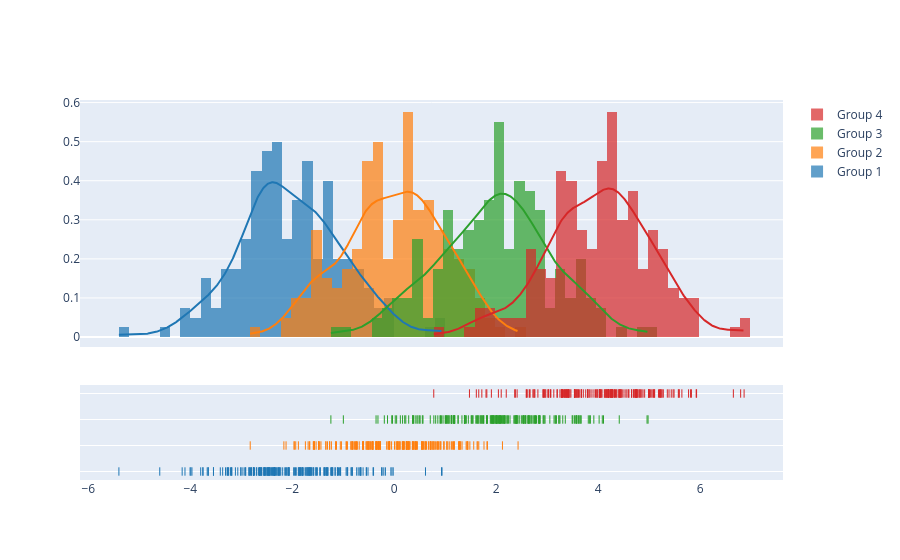

The notebook cell this image was saved under:
### Code cell
import plotly.figure_factory as ff

# Add histogram data
x1 = np.random.randn(200) - 2
x2 = np.random.randn(200)
x3 = np.random.randn(200) + 2
x4 = np.random.randn(200) + 4

# Group data together
hist_data = [x1, x2, x3, x4]

group_labels = ['Group 1', 'Group 2', 'Group 3', 'Group 4']

# Create distplot with custom bin_size
fig = ff.create_distplot(hist_data, group_labels, bin_size=.2)
fig.show()

### Figure 1 — Plotly figure (JSON) as saved in the notebook; plotly's stock layout.template omitted (floating-point values rounded to 4 significant figures; data arrays with more than 128 entries replaced by an {"elided": "..."} marker saying what was removed)
{"data": [{"autobinx": false, "histnorm": "probability density", "legendgroup": "Group 1", "marker": {"color": "rgb(31, 119, 180)"}, "name": "Group 1", "opacity": 0.7, "type": "histogram", "x": {"elided": "200 float values"}, "xaxis": "x", "xbins": {"end": 0.9373, "size": 0.2, "start": -5.399}, "yaxis": "y"}, {"autobinx": false, "histnorm": "probability density", "legendgroup": "Group 2", "marker": {"color": "rgb(255, 127, 14)"}, "name": "Group 2", "opacity": 0.7, "type": "histogram", "x": {"elided": "200 float values"}, "xaxis": "x", "xbins": {"end": 2.428, "size": 0.2, "start": -2.824}, "yaxis": "y"}, {"autobinx": false, "histnorm": "probability density", "legendgroup": "Group 3", "marker": {"color": "rgb(44, 160, 44)"}, "name": "Group 3", "opacity": 0.7, "type": "histogram", "x": {"elided": "200 float values"}, "xaxis": "x", "xbins": {"end": 4.977, "size": 0.2, "start": -1.242}, "yaxis": "y"}, {"autobinx": false, "histnorm": "probability density", "legendgroup": "Group 4", "marker": {"color": "rgb(214, 39, 40)"}, "name": "Group 4", "opacity": 0.7, "type": "histogram", "x": {"elided": "200 float values"}, "xaxis": "x", "xbins": {"end": 6.86, "size": 0.2, "start": 0.7746}, "yaxis": "y"}, {"legendgroup": "Group 1", "marker": {"color": "rgb(31, 119, 180)"}, "mode": "lines", "name": "Group 1", "showlegend": false, "type": "scatter", "x": {"elided": "500 float values"}, "xaxis": "x", "y": {"elided": "500 float values"}, "yaxis": "y"}, {"legendgroup": "Group 2", "marker": {"color": "rgb(255, 127, 14)"}, "mode": "lines", "name": "Group 2", "showlegend": false, "type": "scatter", "x": {"elided": "500 float values"}, "xaxis": "x", "y": {"elided": "500 float values"}, "yaxis": "y"}, {"legendgroup": "Group 3", "marker": {"color": "rgb(44, 160, 44)"}, "mode": "lines", "name": "Group 3", "showlegend": false, "type": "scatter", "x": {"elided": "500 float values"}, "xaxis": "x", "y": {"elided": "500 float values"}, "yaxis": "y"}, {"legendgroup": "Group 4", "marker": {"color": "rgb(214, 39, 40)"}, "mode": "lines", "name": "Group 4", "showlegend": false, "type": "scatter", "x": {"elided": "500 float values"}, "xaxis": "x", "y": {"elided": "500 float values"}, "yaxis": "y"}, {"legendgroup": "Group 1", "marker": {"color": "rgb(31, 119, 180)", "symbol": "line-ns-open"}, "mode": "markers", "name": "Group 1", "showlegend": false, "type": "scatter", "x": {"elided": "200 float values"}, "xaxis": "x", "y": {"elided": "200 str values"}, "yaxis": "y2"}, {"legendgroup": "Group 2", "marker": {"color": "rgb(255, 127, 14)", "symbol": "line-ns-open"}, "mode": "markers", "name": "Group 2", "showlegend": false, "type": "scatter", "x": {"elided": "200 float values"}, "xaxis": "x", "y": {"elided": "200 str values"}, "yaxis": "y2"}, {"legendgroup": "Group 3", "marker": {"color": "rgb(44, 160, 44)", "symbol": "line-ns-open"}, "mode": "markers", "name": "Group 3", "showlegend": false, "type": "scatter", "x": {"elided": "200 float values"}, "xaxis": "x", "y": {"elided": "200 str values"}, "yaxis": "y2"}, {"legendgroup": "Group 4", "marker": {"color": "rgb(214, 39, 40)", "symbol": "line-ns-open"}, "mode": "markers", "name": "Group 4", "showlegend": false, "type": "scatter", "x": {"elided": "200 float values"}, "xaxis": "x", "y": {"elided": "200 str values"}, "yaxis": "y2"}], "layout": {"barmode": "overlay", "hovermode": "closest", "legend": {"traceorder": "reversed"}, "xaxis": {"anchor": "y2", "domain": [0.0, 1.0], "zeroline": false}, "yaxis": {"anchor": "free", "domain": [0.35, 1], "position": 0.0}, "yaxis2": {"anchor": "x", "domain": [0, 0.25], "dtick": 1, "showticklabels": false}}}
